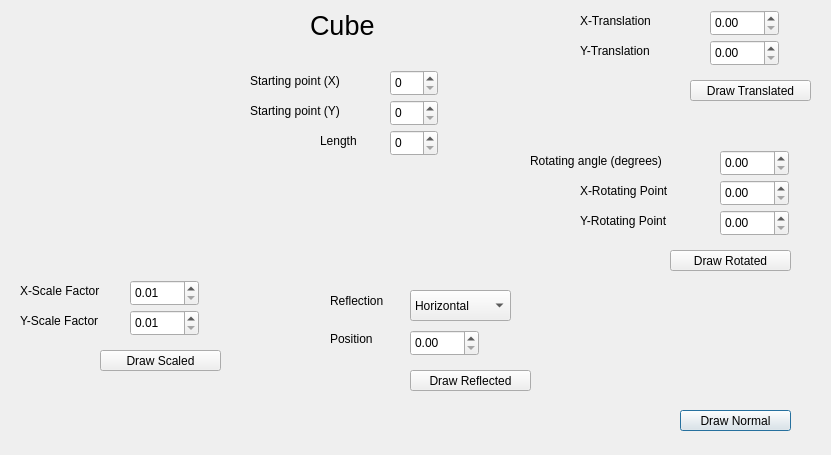
<?xml version="1.0" encoding="UTF-8"?>
<ui version="4.0">
 <class>Cube</class>
 <widget class="QDialog" name="Cube">
  <property name="geometry">
   <rect>
    <x>0</x>
    <y>0</y>
    <width>831</width>
    <height>455</height>
   </rect>
  </property>
  <property name="windowTitle">
   <string>Dialog</string>
  </property>
  <widget class="QSpinBox" name="X_StartingPoint">
   <property name="geometry">
    <rect>
     <x>390</x>
     <y>70</y>
     <width>48</width>
     <height>26</height>
    </rect>
   </property>
   <property name="maximum">
    <number>400</number>
   </property>
  </widget>
  <widget class="QSpinBox" name="Y_StartingPoint">
   <property name="geometry">
    <rect>
     <x>390</x>
     <y>100</y>
     <width>48</width>
     <height>26</height>
    </rect>
   </property>
   <property name="maximum">
    <number>400</number>
   </property>
  </widget>
  <widget class="QLabel" name="label_7">
   <property name="geometry">
    <rect>
     <x>250</x>
     <y>70</y>
     <width>121</width>
     <height>21</height>
    </rect>
   </property>
   <property name="text">
    <string>Starting point (X)</string>
   </property>
  </widget>
  <widget class="QLabel" name="label_8">
   <property name="geometry">
    <rect>
     <x>250</x>
     <y>100</y>
     <width>121</width>
     <height>21</height>
    </rect>
   </property>
   <property name="text">
    <string>Starting point (Y)</string>
   </property>
  </widget>
  <widget class="QLabel" name="label_9">
   <property name="geometry">
    <rect>
     <x>320</x>
     <y>130</y>
     <width>121</width>
     <height>21</height>
    </rect>
   </property>
   <property name="text">
    <string>Length</string>
   </property>
  </widget>
  <widget class="QSpinBox" name="Length">
   <property name="geometry">
    <rect>
     <x>390</x>
     <y>130</y>
     <width>48</width>
     <height>26</height>
    </rect>
   </property>
   <property name="maximum">
    <number>400</number>
   </property>
  </widget>
  <widget class="QPushButton" name="pushButton">
   <property name="geometry">
    <rect>
     <x>680</x>
     <y>410</y>
     <width>111</width>
     <height>21</height>
    </rect>
   </property>
   <property name="text">
    <string>Draw Normal</string>
   </property>
  </widget>
  <widget class="QDoubleSpinBox" name="Y_Scale_Factor">
   <property name="geometry">
    <rect>
     <x>130</x>
     <y>310</y>
     <width>69</width>
     <height>26</height>
    </rect>
   </property>
   <property name="minimum">
    <double>0.010000000000000</double>
   </property>
   <property name="maximum">
    <double>360.000000000000000</double>
   </property>
  </widget>
  <widget class="QDoubleSpinBox" name="Reflection">
   <property name="geometry">
    <rect>
     <x>410</x>
     <y>330</y>
     <width>69</width>
     <height>26</height>
    </rect>
   </property>
   <property name="maximum">
    <double>500.000000000000000</double>
   </property>
  </widget>
  <widget class="QLabel" name="label_10">
   <property name="geometry">
    <rect>
     <x>20</x>
     <y>310</y>
     <width>101</width>
     <height>21</height>
    </rect>
   </property>
   <property name="text">
    <string>Y-Scale Factor</string>
   </property>
  </widget>
  <widget class="QLabel" name="label_11">
   <property name="geometry">
    <rect>
     <x>330</x>
     <y>290</y>
     <width>71</width>
     <height>21</height>
    </rect>
   </property>
   <property name="text">
    <string>Reflection</string>
   </property>
  </widget>
  <widget class="QLabel" name="label_12">
   <property name="geometry">
    <rect>
     <x>20</x>
     <y>280</y>
     <width>101</width>
     <height>21</height>
    </rect>
   </property>
   <property name="text">
    <string>X-Scale Factor</string>
   </property>
  </widget>
  <widget class="QPushButton" name="drawReflected">
   <property name="geometry">
    <rect>
     <x>410</x>
     <y>370</y>
     <width>121</width>
     <height>21</height>
    </rect>
   </property>
   <property name="text">
    <string>Draw Reflected</string>
   </property>
  </widget>
  <widget class="QLabel" name="label_13">
   <property name="geometry">
    <rect>
     <x>330</x>
     <y>330</y>
     <width>67</width>
     <height>17</height>
    </rect>
   </property>
   <property name="text">
    <string>Position</string>
   </property>
  </widget>
  <widget class="QDoubleSpinBox" name="X_Scale_Factor">
   <property name="geometry">
    <rect>
     <x>130</x>
     <y>280</y>
     <width>69</width>
     <height>26</height>
    </rect>
   </property>
   <property name="minimum">
    <double>0.010000000000000</double>
   </property>
   <property name="maximum">
    <double>360.000000000000000</double>
   </property>
  </widget>
  <widget class="QPushButton" name="drawScaled">
   <property name="geometry">
    <rect>
     <x>100</x>
     <y>350</y>
     <width>121</width>
     <height>21</height>
    </rect>
   </property>
   <property name="text">
    <string>Draw Scaled</string>
   </property>
  </widget>
  <widget class="QComboBox" name="Reflection_Type">
   <property name="geometry">
    <rect>
     <x>410</x>
     <y>290</y>
     <width>101</width>
     <height>31</height>
    </rect>
   </property>
   <item>
    <property name="text">
     <string>Horizontal</string>
    </property>
   </item>
   <item>
    <property name="text">
     <string>Vertical</string>
    </property>
   </item>
  </widget>
  <widget class="QLabel" name="label_3">
   <property name="geometry">
    <rect>
     <x>580</x>
     <y>40</y>
     <width>101</width>
     <height>21</height>
    </rect>
   </property>
   <property name="text">
    <string>Y-Translation</string>
   </property>
  </widget>
  <widget class="QLabel" name="label_4">
   <property name="geometry">
    <rect>
     <x>530</x>
     <y>150</y>
     <width>171</width>
     <height>21</height>
    </rect>
   </property>
   <property name="text">
    <string>Rotating angle (degrees)</string>
   </property>
  </widget>
  <widget class="QPushButton" name="pushButton_2">
   <property name="geometry">
    <rect>
     <x>690</x>
     <y>80</y>
     <width>121</width>
     <height>21</height>
    </rect>
   </property>
   <property name="text">
    <string>Draw Translated</string>
   </property>
  </widget>
  <widget class="QDoubleSpinBox" name="Y_Rotating_Point">
   <property name="geometry">
    <rect>
     <x>720</x>
     <y>210</y>
     <width>69</width>
     <height>26</height>
    </rect>
   </property>
   <property name="maximum">
    <double>360.000000000000000</double>
   </property>
  </widget>
  <widget class="QDoubleSpinBox" name="X_Translation">
   <property name="geometry">
    <rect>
     <x>710</x>
     <y>10</y>
     <width>69</width>
     <height>26</height>
    </rect>
   </property>
   <property name="maximum">
    <double>500.000000000000000</double>
   </property>
  </widget>
  <widget class="QLabel" name="label_6">
   <property name="geometry">
    <rect>
     <x>580</x>
     <y>210</y>
     <width>171</width>
     <height>21</height>
    </rect>
   </property>
   <property name="text">
    <string>Y-Rotating Point</string>
   </property>
  </widget>
  <widget class="QPushButton" name="drawRotated">
   <property name="geometry">
    <rect>
     <x>670</x>
     <y>250</y>
     <width>121</width>
     <height>21</height>
    </rect>
   </property>
   <property name="text">
    <string>Draw Rotated</string>
   </property>
  </widget>
  <widget class="QLabel" name="label_5">
   <property name="geometry">
    <rect>
     <x>580</x>
     <y>180</y>
     <width>171</width>
     <height>21</height>
    </rect>
   </property>
   <property name="text">
    <string>X-Rotating Point</string>
   </property>
  </widget>
  <widget class="QDoubleSpinBox" name="X_Rotating_Point">
   <property name="geometry">
    <rect>
     <x>720</x>
     <y>180</y>
     <width>69</width>
     <height>26</height>
    </rect>
   </property>
   <property name="maximum">
    <double>360.000000000000000</double>
   </property>
  </widget>
  <widget class="QLabel" name="label_2">
   <property name="geometry">
    <rect>
     <x>580</x>
     <y>10</y>
     <width>101</width>
     <height>21</height>
    </rect>
   </property>
   <property name="text">
    <string>X-Translation</string>
   </property>
  </widget>
  <widget class="QDoubleSpinBox" name="Y_Translation">
   <property name="geometry">
    <rect>
     <x>710</x>
     <y>40</y>
     <width>69</width>
     <height>26</height>
    </rect>
   </property>
   <property name="maximum">
    <double>500.000000000000000</double>
   </property>
  </widget>
  <widget class="QDoubleSpinBox" name="Rotating_Angle">
   <property name="geometry">
    <rect>
     <x>720</x>
     <y>150</y>
     <width>69</width>
     <height>26</height>
    </rect>
   </property>
   <property name="maximum">
    <double>360.000000000000000</double>
   </property>
  </widget>
  <widget class="QLabel" name="label">
   <property name="geometry">
    <rect>
     <x>310</x>
     <y>10</y>
     <width>81</width>
     <height>31</height>
    </rect>
   </property>
   <property name="font">
    <font>
     <pointsize>20</pointsize>
    </font>
   </property>
   <property name="text">
    <string>Cube</string>
   </property>
  </widget>
 </widget>
 <resources/>
 <connections/>
</ui>
